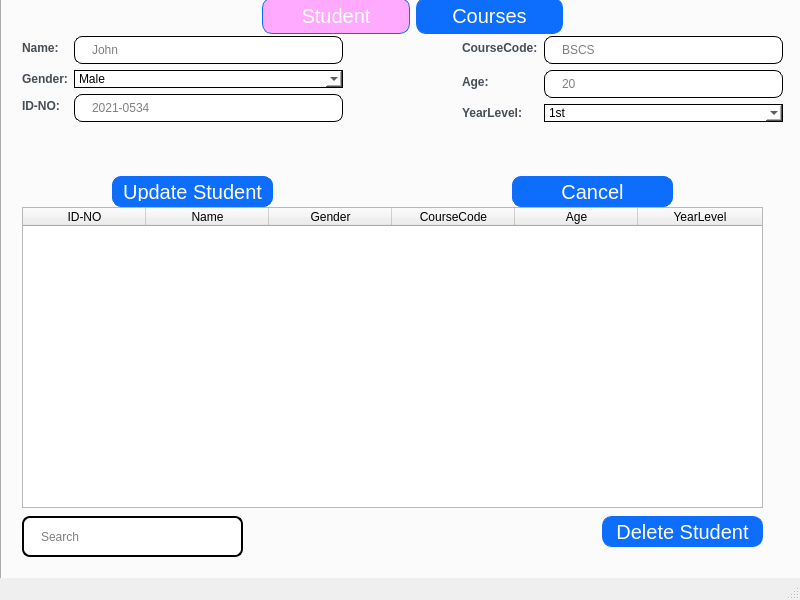
<?xml version="1.0" encoding="UTF-8"?>
<ui version="4.0">
 <class>MainWindow</class>
 <widget class="QMainWindow" name="MainWindow">
  <property name="geometry">
   <rect>
    <x>0</x>
    <y>0</y>
    <width>800</width>
    <height>600</height>
   </rect>
  </property>
  <property name="minimumSize">
   <size>
    <width>800</width>
    <height>600</height>
   </size>
  </property>
  <property name="maximumSize">
   <size>
    <width>800</width>
    <height>600</height>
   </size>
  </property>
  <property name="windowTitle">
   <string>Student Information System</string>
  </property>
  <property name="styleSheet">
   <string notr="true">QPushButton {
  background-color: #0d6efd;
  color: #fff;
  font-weight: 600;
  font: 15pt;
  border-radius: 10px;
  border: 1px solid #0d6efd;
  padding: 5px 5px;
  outline: 0px;
cursor: pointer;
}
QPushButton:hover
 {
  background-color: rgb(98, 122, 255);
  border: 3px solid #9ac3fe;
cursor: pointer;
}

QLineEdit {
  border-radius: 8px;
  border: 1px solid #e0e4e7;
  padding: 5px 15px;
}

QLineEdit:focus {
  border: 1px solid #d0e3ff;
}

QLineEdit::placeholder {
  color: #767e89;
}

QLabel {
  color: #464d55;
  font-weight: 600;
}

QMessageBox{
	border-radius: 10px;
	
}</string>
  </property>
  <widget class="QWidget" name="centralwidget">
   <widget class="QTabWidget" name="tabWidget">
    <property name="geometry">
     <rect>
      <x>0</x>
      <y>-30</y>
      <width>801</width>
      <height>631</height>
     </rect>
    </property>
    <property name="layoutDirection">
     <enum>Qt::LeftToRight</enum>
    </property>
    <property name="autoFillBackground">
     <bool>false</bool>
    </property>
    <property name="styleSheet">
     <string notr="true"/>
    </property>
    <property name="currentIndex">
     <number>0</number>
    </property>
    <widget class="QWidget" name="tab">
     <attribute name="title">
      <string>Student</string>
     </attribute>
     <widget class="QLineEdit" name="studentSearchLine">
      <property name="geometry">
       <rect>
        <x>20</x>
        <y>520</y>
        <width>221</width>
        <height>41</height>
       </rect>
      </property>
      <property name="styleSheet">
       <string notr="true">background-color: rgb(255, 255, 255);
font: 15pt &quot;Segoe UI&quot;;
border: 2px solid black</string>
      </property>
      <property name="placeholderText">
       <string>Search </string>
      </property>
     </widget>
     <widget class="QWidget" name="formLayoutWidget">
      <property name="geometry">
       <rect>
        <x>20</x>
        <y>40</y>
        <width>321</width>
        <height>127</height>
       </rect>
      </property>
      <layout class="QFormLayout" name="formLayout_3">
       <item row="0" column="0">
        <widget class="QLabel" name="label">
         <property name="styleSheet">
          <string notr="true">font: 15pt &quot;Segoe UI&quot;;
</string>
         </property>
         <property name="text">
          <string>Name:</string>
         </property>
        </widget>
       </item>
       <item row="0" column="1">
        <widget class="QLineEdit" name="studentName">
         <property name="autoFillBackground">
          <bool>false</bool>
         </property>
         <property name="styleSheet">
          <string notr="true">background-color: rgb(255, 255, 255);
font: 15pt &quot;Segoe UI&quot;;
border: 1px solid black;
</string>
         </property>
         <property name="placeholderText">
          <string>John</string>
         </property>
        </widget>
       </item>
       <item row="1" column="0">
        <widget class="QLabel" name="label_2">
         <property name="styleSheet">
          <string notr="true">font:15pt &quot;Segoe UI&quot;;</string>
         </property>
         <property name="text">
          <string>Gender:</string>
         </property>
        </widget>
       </item>
       <item row="1" column="1">
        <widget class="QComboBox" name="studentGender">
         <property name="styleSheet">
          <string notr="true">background-color: rgb(255, 255, 255);
font: 15pt &quot;Segoe UI&quot;;
border: 1px solid black;
</string>
         </property>
         <property name="placeholderText">
          <string/>
         </property>
         <item>
          <property name="text">
           <string>Male</string>
          </property>
         </item>
         <item>
          <property name="text">
           <string>Female</string>
          </property>
         </item>
        </widget>
       </item>
       <item row="2" column="0">
        <widget class="QLabel" name="label_5">
         <property name="styleSheet">
          <string notr="true">font:  15pt &quot;Segoe UI&quot;;</string>
         </property>
         <property name="text">
          <string>ID-NO:</string>
         </property>
        </widget>
       </item>
       <item row="2" column="1">
        <widget class="QLineEdit" name="studentId">
         <property name="styleSheet">
          <string notr="true">background-color: rgb(255, 255, 255);
font: 15pt &quot;Segoe UI&quot;;
border: 1px solid black;
</string>
         </property>
         <property name="text">
          <string/>
         </property>
         <property name="placeholderText">
          <string>2021-0534</string>
         </property>
        </widget>
       </item>
      </layout>
     </widget>
     <widget class="QWidget" name="formLayoutWidget_2">
      <property name="geometry">
       <rect>
        <x>460</x>
        <y>40</y>
        <width>321</width>
        <height>165</height>
       </rect>
      </property>
      <layout class="QFormLayout" name="formLayout_5">
       <item row="0" column="0">
        <widget class="QLabel" name="label_4">
         <property name="styleSheet">
          <string notr="true">font:  15pt &quot;Segoe UI&quot;;</string>
         </property>
         <property name="text">
          <string>CourseCode:</string>
         </property>
        </widget>
       </item>
       <item row="0" column="1">
        <widget class="QLineEdit" name="studentCourse">
         <property name="styleSheet">
          <string notr="true">background-color: rgb(255, 255, 255);
font: 15pt &quot;Segoe UI&quot;;
border: 1px solid black;
</string>
         </property>
         <property name="placeholderText">
          <string>BSCS</string>
         </property>
        </widget>
       </item>
       <item row="1" column="0">
        <widget class="QLabel" name="label_6">
         <property name="styleSheet">
          <string notr="true">font:  15pt &quot;Segoe UI&quot;;</string>
         </property>
         <property name="text">
          <string>Age:</string>
         </property>
        </widget>
       </item>
       <item row="1" column="1">
        <widget class="QLineEdit" name="studentAge">
         <property name="styleSheet">
          <string notr="true">background-color: rgb(255, 255, 255);
font: 15pt &quot;Segoe UI&quot;;
border: 1px solid black;
</string>
         </property>
         <property name="placeholderText">
          <string>20</string>
         </property>
        </widget>
       </item>
       <item row="2" column="0">
        <widget class="QLabel" name="label_3">
         <property name="styleSheet">
          <string notr="true">font:  15pt &quot;Segoe UI&quot;;</string>
         </property>
         <property name="text">
          <string>YearLevel:</string>
         </property>
        </widget>
       </item>
       <item row="2" column="1">
        <widget class="QComboBox" name="studentYear">
         <property name="styleSheet">
          <string notr="true">background-color: rgb(255, 255, 255);
font: 15pt &quot;Segoe UI&quot;;
border: 1px solid black;
</string>
         </property>
         <property name="placeholderText">
          <string/>
         </property>
         <item>
          <property name="text">
           <string>1st</string>
          </property>
         </item>
         <item>
          <property name="text">
           <string>2nd</string>
          </property>
         </item>
         <item>
          <property name="text">
           <string>3rd</string>
          </property>
         </item>
         <item>
          <property name="text">
           <string>4th</string>
          </property>
         </item>
        </widget>
       </item>
      </layout>
     </widget>
     <widget class="QPushButton" name="studentAdd">
      <property name="geometry">
       <rect>
        <x>110</x>
        <y>180</y>
        <width>161</width>
        <height>31</height>
       </rect>
      </property>
      <property name="styleSheet">
       <string notr="true"/>
      </property>
      <property name="text">
       <string>ADD Student</string>
      </property>
     </widget>
     <widget class="QPushButton" name="studentEdit">
      <property name="geometry">
       <rect>
        <x>510</x>
        <y>180</y>
        <width>161</width>
        <height>31</height>
       </rect>
      </property>
      <property name="styleSheet">
       <string notr="true"/>
      </property>
      <property name="text">
       <string>Edit Student</string>
      </property>
     </widget>
     <widget class="QPushButton" name="studentDelete">
      <property name="geometry">
       <rect>
        <x>600</x>
        <y>520</y>
        <width>161</width>
        <height>31</height>
       </rect>
      </property>
      <property name="styleSheet">
       <string notr="true"/>
      </property>
      <property name="text">
       <string>Delete Student</string>
      </property>
     </widget>
     <widget class="QWidget" name="horizontalLayoutWidget">
      <property name="geometry">
       <rect>
        <x>260</x>
        <y>0</y>
        <width>301</width>
        <height>41</height>
       </rect>
      </property>
      <layout class="QHBoxLayout" name="horizontalLayout_4">
       <item>
        <widget class="QPushButton" name="studentStudent">
         <property name="styleSheet">
          <string notr="true">
background-color: rgb(255, 170, 255);</string>
         </property>
         <property name="text">
          <string>Student</string>
         </property>
        </widget>
       </item>
       <item>
        <widget class="QPushButton" name="studentCourses">
         <property name="text">
          <string>Courses</string>
         </property>
        </widget>
       </item>
      </layout>
     </widget>
     <widget class="QTableWidget" name="studentTable">
      <property name="geometry">
       <rect>
        <x>20</x>
        <y>211</y>
        <width>741</width>
        <height>301</height>
       </rect>
      </property>
      <property name="styleSheet">
       <string notr="true">font: 15pt &quot;Segoe UI&quot;;</string>
      </property>
      <property name="editTriggers">
       <set>QAbstractItemView::NoEditTriggers</set>
      </property>
      <attribute name="horizontalHeaderVisible">
       <bool>true</bool>
      </attribute>
      <attribute name="horizontalHeaderCascadingSectionResizes">
       <bool>true</bool>
      </attribute>
      <attribute name="horizontalHeaderDefaultSectionSize">
       <number>123</number>
      </attribute>
      <attribute name="horizontalHeaderStretchLastSection">
       <bool>true</bool>
      </attribute>
      <column>
       <property name="text">
        <string>ID-NO</string>
       </property>
      </column>
      <column>
       <property name="text">
        <string>Name</string>
       </property>
      </column>
      <column>
       <property name="text">
        <string>Gender</string>
       </property>
      </column>
      <column>
       <property name="text">
        <string>CourseCode</string>
       </property>
      </column>
      <column>
       <property name="text">
        <string>Age</string>
       </property>
      </column>
      <column>
       <property name="text">
        <string>YearLevel</string>
       </property>
      </column>
     </widget>
     <widget class="QPushButton" name="studentUpdate">
      <property name="geometry">
       <rect>
        <x>110</x>
        <y>180</y>
        <width>161</width>
        <height>31</height>
       </rect>
      </property>
      <property name="styleSheet">
       <string notr="true"/>
      </property>
      <property name="text">
       <string>Update Student</string>
      </property>
     </widget>
     <widget class="QPushButton" name="studentCancel">
      <property name="geometry">
       <rect>
        <x>510</x>
        <y>180</y>
        <width>161</width>
        <height>31</height>
       </rect>
      </property>
      <property name="styleSheet">
       <string notr="true"/>
      </property>
      <property name="text">
       <string>Cancel</string>
      </property>
     </widget>
    </widget>
    <widget class="QWidget" name="tab_2">
     <attribute name="title">
      <string>Courses</string>
     </attribute>
     <widget class="QLineEdit" name="courseSearchLine">
      <property name="geometry">
       <rect>
        <x>20</x>
        <y>520</y>
        <width>221</width>
        <height>41</height>
       </rect>
      </property>
      <property name="styleSheet">
       <string notr="true">background-color: rgb(255, 255, 255);
font: 15pt &quot;Segoe UI&quot;;
border: 2px solid black;</string>
      </property>
      <property name="placeholderText">
       <string>Search</string>
      </property>
     </widget>
     <widget class="QPushButton" name="courseAdd">
      <property name="geometry">
       <rect>
        <x>220</x>
        <y>160</y>
        <width>161</width>
        <height>31</height>
       </rect>
      </property>
      <property name="styleSheet">
       <string notr="true"/>
      </property>
      <property name="text">
       <string>ADD Course</string>
      </property>
     </widget>
     <widget class="QWidget" name="formLayoutWidget_7">
      <property name="geometry">
       <rect>
        <x>230</x>
        <y>60</y>
        <width>311</width>
        <height>90</height>
       </rect>
      </property>
      <layout class="QFormLayout" name="formLayout_10">
       <item row="0" column="0">
        <widget class="QLabel" name="label_19">
         <property name="styleSheet">
          <string notr="true">font: 15pt &quot;Segoe UI&quot;;
</string>
         </property>
         <property name="text">
          <string>CourseCode</string>
         </property>
        </widget>
       </item>
       <item row="0" column="1">
        <widget class="QLineEdit" name="courseCode">
         <property name="styleSheet">
          <string notr="true">background-color: rgb(255, 255, 255);
font: 15pt &quot;Segoe UI&quot;;
border: 1px solid black;
</string>
         </property>
         <property name="placeholderText">
          <string extracomment="asdasd">BSCS</string>
         </property>
        </widget>
       </item>
       <item row="1" column="0">
        <widget class="QLabel" name="label_21">
         <property name="styleSheet">
          <string notr="true">font:  15pt &quot;Segoe UI&quot;;</string>
         </property>
         <property name="text">
          <string>CourseName</string>
         </property>
        </widget>
       </item>
       <item row="1" column="1">
        <widget class="QLineEdit" name="courseName">
         <property name="styleSheet">
          <string notr="true">background-color: rgb(255, 255, 255);
font: 15pt &quot;Segoe UI&quot;;
border: 1px solid black;
</string>
         </property>
         <property name="text">
          <string/>
         </property>
         <property name="placeholderText">
          <string>Computer Science</string>
         </property>
        </widget>
       </item>
      </layout>
     </widget>
     <widget class="QPushButton" name="courseDelete">
      <property name="geometry">
       <rect>
        <x>600</x>
        <y>520</y>
        <width>161</width>
        <height>31</height>
       </rect>
      </property>
      <property name="styleSheet">
       <string notr="true"/>
      </property>
      <property name="text">
       <string>Delete Course</string>
      </property>
     </widget>
     <widget class="QPushButton" name="courseEdit">
      <property name="geometry">
       <rect>
        <x>420</x>
        <y>160</y>
        <width>161</width>
        <height>31</height>
       </rect>
      </property>
      <property name="styleSheet">
       <string notr="true"/>
      </property>
      <property name="text">
       <string>Edit Course</string>
      </property>
     </widget>
     <widget class="QWidget" name="horizontalLayoutWidget_4">
      <property name="geometry">
       <rect>
        <x>260</x>
        <y>0</y>
        <width>291</width>
        <height>41</height>
       </rect>
      </property>
      <layout class="QHBoxLayout" name="horizontalLayout_7">
       <item>
        <widget class="QPushButton" name="coursesStudent">
         <property name="text">
          <string>Student</string>
         </property>
        </widget>
       </item>
       <item>
        <widget class="QPushButton" name="coursesCourses">
         <property name="styleSheet">
          <string notr="true">
background-color: rgb(255, 170, 255);</string>
         </property>
         <property name="text">
          <string>Courses</string>
         </property>
        </widget>
       </item>
      </layout>
     </widget>
     <widget class="QTableWidget" name="courseTable">
      <property name="geometry">
       <rect>
        <x>20</x>
        <y>210</y>
        <width>741</width>
        <height>301</height>
       </rect>
      </property>
      <property name="layoutDirection">
       <enum>Qt::LeftToRight</enum>
      </property>
      <property name="styleSheet">
       <string notr="true">font: 15pt &quot;Segoe UI&quot;;</string>
      </property>
      <attribute name="horizontalHeaderVisible">
       <bool>true</bool>
      </attribute>
      <attribute name="horizontalHeaderCascadingSectionResizes">
       <bool>true</bool>
      </attribute>
      <attribute name="horizontalHeaderMinimumSectionSize">
       <number>100</number>
      </attribute>
      <attribute name="horizontalHeaderDefaultSectionSize">
       <number>200</number>
      </attribute>
      <attribute name="horizontalHeaderShowSortIndicator" stdset="0">
       <bool>true</bool>
      </attribute>
      <attribute name="horizontalHeaderStretchLastSection">
       <bool>true</bool>
      </attribute>
      <attribute name="verticalHeaderVisible">
       <bool>true</bool>
      </attribute>
      <attribute name="verticalHeaderCascadingSectionResizes">
       <bool>false</bool>
      </attribute>
      <attribute name="verticalHeaderStretchLastSection">
       <bool>false</bool>
      </attribute>
      <column>
       <property name="text">
        <string>CourseCode</string>
       </property>
      </column>
      <column>
       <property name="text">
        <string>CourseName</string>
       </property>
      </column>
     </widget>
     <widget class="QPushButton" name="courseUpdate">
      <property name="geometry">
       <rect>
        <x>220</x>
        <y>160</y>
        <width>161</width>
        <height>31</height>
       </rect>
      </property>
      <property name="styleSheet">
       <string notr="true"/>
      </property>
      <property name="text">
       <string>Update Course</string>
      </property>
     </widget>
     <widget class="QPushButton" name="courseCancel">
      <property name="geometry">
       <rect>
        <x>420</x>
        <y>160</y>
        <width>161</width>
        <height>31</height>
       </rect>
      </property>
      <property name="styleSheet">
       <string notr="true"/>
      </property>
      <property name="text">
       <string>Cancel</string>
      </property>
     </widget>
    </widget>
   </widget>
  </widget>
  <widget class="QStatusBar" name="statusbar"/>
 </widget>
 <resources/>
 <connections/>
</ui>
